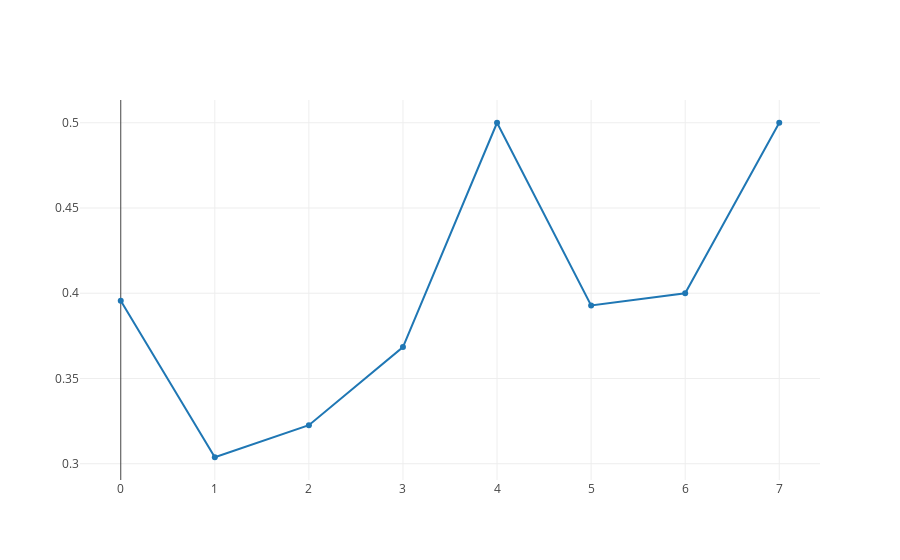

Notebook cell for this chart:
### Code cell
# noexport

plot_response_rate_since_first_impression_per_day()

### Figure 1 — Plotly figure (JSON) as saved in the notebook; plotly's stock layout.template omitted (floating-point values rounded to 4 significant figures)
{"data": [{"type": "scatter", "uid": "9993e5b6-c9b2-4d80-8c8b-028821575326", "x": [0, 1, 2, 3, 4, 5, 6, 7], "y": [0.3957, 0.3038, 0.3226, 0.3684, 0.5, 0.3929, 0.4, 0.5]}], "layout": {}}
